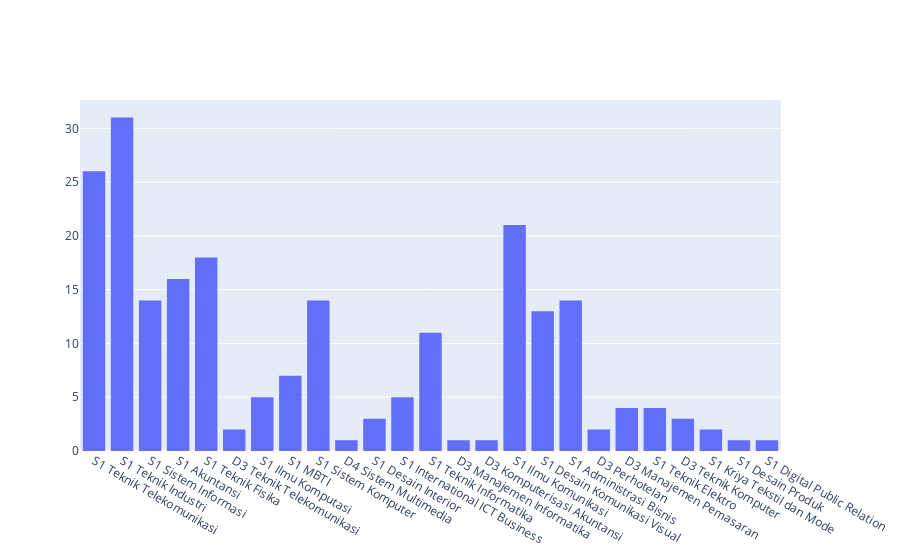

Here is the notebook cell this chart was saved with:
### Code cell
data = go.Histogram(x=df.Jurusan)
fig = go.Figure(data=data)
iplot(fig)

### Figure 1 — Plotly figure (JSON) as saved in the notebook; plotly's stock layout.template omitted (floating-point values rounded to 4 significant figures; data arrays with more than 128 entries replaced by an {"elided": "..."} marker saying what was removed)
{"data": [{"type": "histogram", "x": {"elided": "220 str values"}}], "layout": {}}
